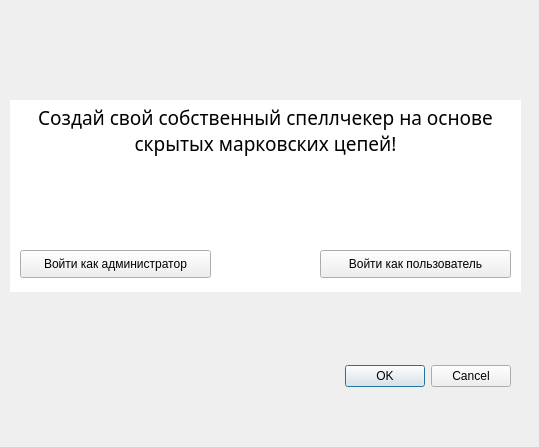
<?xml version="1.0" encoding="UTF-8"?>
<ui version="4.0">
 <class>Choose_User</class>
 <widget class="QDialog" name="Choose_User">
  <property name="geometry">
   <rect>
    <x>0</x>
    <y>0</y>
    <width>539</width>
    <height>447</height>
   </rect>
  </property>
  <property name="windowTitle">
   <string>Dialog</string>
  </property>
  <widget class="QDialogButtonBox" name="buttonBox_2">
   <property name="geometry">
    <rect>
     <x>170</x>
     <y>360</y>
     <width>341</width>
     <height>32</height>
    </rect>
   </property>
   <property name="orientation">
    <enum>Qt::Horizontal</enum>
   </property>
   <property name="standardButtons">
    <set>QDialogButtonBox::Cancel|QDialogButtonBox::Ok</set>
   </property>
  </widget>
  <widget class="QTextBrowser" name="textBrowser">
   <property name="enabled">
    <bool>true</bool>
   </property>
   <property name="geometry">
    <rect>
     <x>10</x>
     <y>100</y>
     <width>511</width>
     <height>192</height>
    </rect>
   </property>
   <property name="font">
    <font>
     <family>Raleway</family>
     <pointsize>14</pointsize>
    </font>
   </property>
   <property name="frameShape">
    <enum>QFrame::NoFrame</enum>
   </property>
   <property name="frameShadow">
    <enum>QFrame::Raised</enum>
   </property>
   <property name="lineWidth">
    <number>0</number>
   </property>
   <property name="html">
    <string>&lt;!DOCTYPE HTML PUBLIC &quot;-//W3C//DTD HTML 4.0//EN&quot; &quot;http://www.w3.org/TR/REC-html40/strict.dtd&quot;&gt;
&lt;html&gt;&lt;head&gt;&lt;meta name=&quot;qrichtext&quot; content=&quot;1&quot; /&gt;&lt;style type=&quot;text/css&quot;&gt;
p, li { white-space: pre-wrap; }
&lt;/style&gt;&lt;/head&gt;&lt;body style=&quot; font-family:'Raleway'; font-size:14pt; font-weight:400; font-style:normal;&quot;&gt;
&lt;p align=&quot;center&quot; style=&quot; margin-top:0px; margin-bottom:0px; margin-left:0px; margin-right:0px; -qt-block-indent:0; text-indent:0px;&quot;&gt;&lt;span style=&quot; font-family:'Helvetica';&quot;&gt;Создай свой собственный спеллчекер на основе скрытых марковских цепей!&lt;/span&gt;&lt;/p&gt;&lt;/body&gt;&lt;/html&gt;</string>
   </property>
   <property name="acceptRichText">
    <bool>true</bool>
   </property>
  </widget>
  <widget class="QPushButton" name="pushButton_2">
   <property name="geometry">
    <rect>
     <x>20</x>
     <y>250</y>
     <width>191</width>
     <height>28</height>
    </rect>
   </property>
   <property name="text">
    <string>Войти как администратор</string>
   </property>
  </widget>
  <widget class="QPushButton" name="pushButton">
   <property name="geometry">
    <rect>
     <x>320</x>
     <y>250</y>
     <width>191</width>
     <height>28</height>
    </rect>
   </property>
   <property name="text">
    <string>Войти как пользователь</string>
   </property>
  </widget>
 </widget>
 <resources/>
 <connections/>
</ui>
